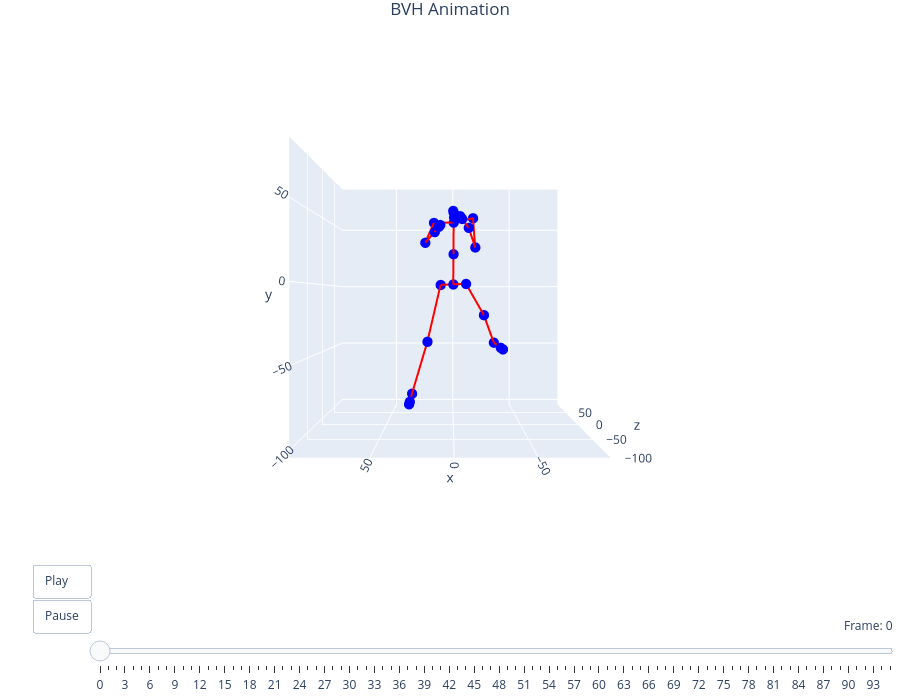

Write notebook code for a chart like this one.
### Code cell
filename = "fighter_001"
viewer = preview_bvh(f'bvh/{filename}.bvh', True, True)

### Figure 1 — Plotly figure (JSON) as saved in the notebook; plotly's stock layout.template omitted (floating-point values rounded to 4 significant figures)
{"data": [{"hoverinfo": "text", "marker": {"color": "blue", "size": 6}, "mode": "markers", "showlegend": false, "text": ["mixamorig:Hips", "mixamorig:Spine", "mixamorig:Spine2", "mixamorig:Neck", "mixamorig:Head", "mixamorig:Head_end", "mixamorig:LeftShoulder", "mixamorig:LeftArm", "mixamorig:LeftForeArm", "mixamorig:LeftHand", "mixamorig:LeftHand_end", "mixamorig:RightShoulder", "mixamorig:RightArm", "mixamorig:RightForeArm", "mixamorig:RightHand", "mixamorig:RightHand_end", "mixamorig:LeftUpLeg", "mixamorig:LeftLeg", "mixamorig:LeftFoot", "mixamorig:LeftToeBase", "mixamorig:LeftToeBase_end", "mixamorig:RightUpLeg", "mixamorig:RightLeg", "mixamorig:RightFoot", "mixamorig:RightToeBase", "mixamorig:RightToeBase_end"], "type": "scatter3d", "x": [0.05438, -0.02828, -0.1109, -0.3071, 0.009972, 0.2561, 13.84, 19.73, 12.83, 9.944, 9.08, -14.21, -15.25, -10.02, -5.525, -4.177, 9.537, 19.18, 30.85, 32.16, 32.55, -9.428, -23.38, -33.44, -38.54, -40.07], "y": [0.2479, 22.23, 44.21, 47.67, 51.19, 52.25, 43.0, 28.56, 34.63, 38.14, 39.2, 48.13, 25.78, 37.21, 42.64, 44.27, -0.1261, -42.15, -81.33, -86.21, -87.68, 0.622, -23.0, -46.61, -50.24, -51.33], "z": [0.1256, -9.726, -19.58, -21.11, -21.87, -21.84, -27.76, -33.24, -46.8, -48.15, -48.56, -12.61, -27.34, -49.5, -54.1, -55.47, 0.8787, -6.055, -0.1617, -7.37, -9.532, -0.6274, 11.53, 47.84, 39.95, 37.58]}, {"hoverinfo": "none", "line": {"color": "red", "width": 4}, "mode": "lines", "showlegend": false, "type": "scatter3d", "x": [-0.02828, 0.05438, null, -0.1109, -0.02828, null, -0.3071, -0.1109, null, 0.009972, -0.3071, null, 0.2561, 0.009972, null, 13.84, -0.1109, null, 19.73, 13.84, null, 12.83, 19.73, null, 9.944, 12.83, null, 9.08, 9.944, null, -14.21, -0.1109, null, -15.25, -14.21, null, -10.02, -15.25, null, -5.525, -10.02, null, -4.177, -5.525, null, 9.537, 0.05438, null, 19.18, 9.537, null, 30.85, 19.18, null, 32.16, 30.85, null, 32.55, 32.16, null, -9.428, 0.05438, null, -23.38, -9.428, null, -33.44, -23.38, null, -38.54, -33.44, null, -40.07, -38.54, null], "y": [22.23, 0.2479, null, 44.21, 22.23, null, 47.67, 44.21, null, 51.19, 47.67, null, 52.25, 51.19, null, 43.0, 44.21, null, 28.56, 43.0, null, 34.63, 28.56, null, 38.14, 34.63, null, 39.2, 38.14, null, 48.13, 44.21, null, 25.78, 48.13, null, 37.21, 25.78, null, 42.64, 37.21, null, 44.27, 42.64, null, -0.1261, 0.2479, null, -42.15, -0.1261, null, -81.33, -42.15, null, -86.21, -81.33, null, -87.68, -86.21, null, 0.622, 0.2479, null, -23.0, 0.622, null, -46.61, -23.0, null, -50.24, -46.61, null, -51.33, -50.24, null], "z": [-9.726, 0.1256, null, -19.58, -9.726, null, -21.11, -19.58, null, -21.87, -21.11, null, -21.84, -21.87, null, -27.76, -19.58, null, -33.24, -27.76, null, -46.8, -33.24, null, -48.15, -46.8, null, -48.56, -48.15, null, -12.61, -19.58, null, -27.34, -12.61, null, -49.5, -27.34, null, -54.1, -49.5, null, -55.47, -54.1, null, 0.8787, 0.1256, null, -6.055, 0.8787, null, -0.1617, -6.055, null, -7.37, -0.1617, null, -9.532, -7.37, null, -0.6274, 0.1256, null, 11.53, -0.6274, null, 47.84, 11.53, null, 39.95, 47.84, null, 37.58, 39.95, null]}], "layout": {"height": 700, "margin": {"b": 0, "l": 0, "r": 0, "t": 30}, "scene": {"aspectmode": "cube", "camera": {"center": {"x": 0, "y": 0, "z": 0}, "eye": {"x": 0, "y": 0, "z": -2.5}, "up": {"x": 0, "y": 1, "z": 0}}, "xaxis": {"range": [-92.83, 97.82]}, "yaxis": {"range": [-104.5, 86.11]}, "zaxis": {"range": [-100.2, 90.42]}}, "sliders": [{"active": 0, "currentvalue": {"prefix": "Frame: ", "visible": true, "xanchor": "right"}, "len": 0.9, "pad": {"b": 10, "t": 50}, "steps": [{"args": [["frame_0"], {"frame": {"duration": 0, "redraw": true}, "mode": "immediate"}], "label": "0", "method": "animate"}, {"args": [["frame_1"], {"frame": {"duration": 0, "redraw": true}, "mode": "immediate"}], "label": "1", "method": "animate"}, {"args": [["frame_2"], {"frame": {"duration": 0, "redraw": true}, "mode": "immediate"}], "label": "2", "method": "animate"}, {"args": [["frame_3"], {"frame": {"duration": 0, "redraw": true}, "mode": "immediate"}], "label": "3", "method": "animate"}, {"args": [["frame_4"], {"frame": {"duration": 0, "redraw": true}, "mode": "immediate"}], "label": "4", "method": "animate"}, {"args": [["frame_5"], {"frame": {"duration": 0, "redraw": true}, "mode": "immediate"}], "label": "5", "method": "animate"}, {"args": [["frame_6"], {"frame": {"duration": 0, "redraw": true}, "mode": "immediate"}], "label": "6", "method": "animate"}, {"args": [["frame_7"], {"frame": {"duration": 0, "redraw": true}, "mode": "immediate"}], "label": "7", "method": "animate"}, {"args": [["frame_8"], {"frame": {"duration": 0, "redraw": true}, "mode": "immediate"}], "label": "8", "method": "animate"}, {"args": [["frame_9"], {"frame": {"duration": 0, "redraw": true}, "mode": "immediate"}], "label": "9", "method": "animate"}, {"args": [["frame_10"], {"frame": {"duration": 0, "redraw": true}, "mode": "immediate"}], "label": "10", "method": "animate"}, {"args": [["frame_11"], {"frame": {"duration": 0, "redraw": true}, "mode": "immediate"}], "label": "11", "method": "animate"}, {"args": [["frame_12"], {"frame": {"duration": 0, "redraw": true}, "mode": "immediate"}], "label": "12", "method": "animate"}, {"args": [["frame_13"], {"frame": {"duration": 0, "redraw": true}, "mode": "immediate"}], "label": "13", "method": "animate"}, {"args": [["frame_14"], {"frame": {"duration": 0, "redraw": true}, "mode": "immediate"}], "label": "14", "method": "animate"}, {"args": [["frame_15"], {"frame": {"duration": 0, "redraw": true}, "mode": "immediate"}], "label": "15", "method": "animate"}, {"args": [["frame_16"], {"frame": {"duration": 0, "redraw": true}, "mode": "immediate"}], "label": "16", "method": "animate"}, {"args": [["frame_17"], {"frame": {"duration": 0, "redraw": true}, "mode": "immediate"}], "label": "17", "method": "animate"}, {"args": [["frame_18"], {"frame": {"duration": 0, "redraw": true}, "mode": "immediate"}], "label": "18", "method": "animate"}, {"args": [["frame_19"], {"frame": {"duration": 0, "redraw": true}, "mode": "immediate"}], "label": "19", "method": "animate"}, {"args": [["frame_20"], {"frame": {"duration": 0, "redraw": true}, "mode": "immediate"}], "label": "20", "method": "animate"}, {"args": [["frame_21"], {"frame": {"duration": 0, "redraw": true}, "mode": "immediate"}], "label": "21", "method": "animate"}, {"args": [["frame_22"], {"frame": {"duration": 0, "redraw": true}, "mode": "immediate"}], "label": "22", "method": "animate"}, {"args": [["frame_23"], {"frame": {"duration": 0, "redraw": true}, "mode": "immediate"}], "label": "23", "method": "animate"}, {"args": [["frame_24"], {"frame": {"duration": 0, "redraw": true}, "mode": "immediate"}], "label": "24", "method": "animate"}, {"args": [["frame_25"], {"frame": {"duration": 0, "redraw": true}, "mode": "immediate"}], "label": "25", "method": "animate"}, {"args": [["frame_26"], {"frame": {"duration": 0, "redraw": true}, "mode": "immediate"}], "label": "26", "method": "animate"}, {"args": [["frame_27"], {"frame": {"duration": 0, "redraw": true}, "mode": "immediate"}], "label": "27", "method": "animate"}, {"args": [["frame_28"], {"frame": {"duration": 0, "redraw": true}, "mode": "immediate"}], "label": "28", "method": "animate"}, {"args": [["frame_29"], {"frame": {"duration": 0, "redraw": true}, "mode": "immediate"}], "label": "29", "method": "animate"}, {"args": [["frame_30"], {"frame": {"duration": 0, "redraw": true}, "mode": "immediate"}], "label": "30", "method": "animate"}, {"args": [["frame_31"], {"frame": {"duration": 0, "redraw": true}, "mode": "immediate"}], "label": "31", "method": "animate"}, {"args": [["frame_32"], {"frame": {"duration": 0, "redraw": true}, "mode": "immediate"}], "label": "32", "method": "animate"}, {"args": [["frame_33"], {"frame": {"duration": 0, "redraw": true}, "mode": "immediate"}], "label": "33", "method": "animate"}, {"args": [["frame_34"], {"frame": {"duration": 0, "redraw": true}, "mode": "immediate"}], "label": "34", "method": "animate"}, {"args": [["frame_35"], {"frame": {"duration": 0, "redraw": true}, "mode": "immediate"}], "label": "35", "method": "animate"}, {"args": [["frame_36"], {"frame": {"duration": 0, "redraw": true}, "mode": "immediate"}], "label": "36", "method": "animate"}, {"args": [["frame_37"], {"frame": {"duration": 0, "redraw": true}, "mode": "immediate"}], "label": "37", "method": "animate"}, {"args": [["frame_38"], {"frame": {"duration": 0, "redraw": true}, "mode": "immediate"}], "label": "38", "method": "animate"}, {"args": [["frame_39"], {"frame": {"duration": 0, "redraw": true}, "mode": "immediate"}], "label": "39", "method": "animate"}, {"args": [["frame_40"], {"frame": {"duration": 0, "redraw": true}, "mode": "immediate"}], "label": "40", "method": "animate"}, {"args": [["frame_41"], {"frame": {"duration": 0, "redraw": true}, "mode": "immediate"}], "label": "41", "method": "animate"}, {"args": [["frame_42"], {"frame": {"duration": 0, "redraw": true}, "mode": "immediate"}], "label": "42", "method": "animate"}, {"args": [["frame_43"], {"frame": {"duration": 0, "redraw": true}, "mode": "immediate"}], "label": "43", "method": "animate"}, {"args": [["frame_44"], {"frame": {"duration": 0, "redraw": true}, "mode": "immediate"}], "label": "44", "method": "animate"}, {"args": [["frame_45"], {"frame": {"duration": 0, "redraw": true}, "mode": "immediate"}], "label": "45", "method": "animate"}, {"args": [["frame_46"], {"frame": {"duration": 0, "redraw": true}, "mode": "immediate"}], "label": "46", "method": "animate"}, {"args": [["frame_47"], {"frame": {"duration": 0, "redraw": true}, "mode": "immediate"}], "label": "47", "method": "animate"}, {"args": [["frame_48"], {"frame": {"duration": 0, "redraw": true}, "mode": "immediate"}], "label": "48", "method": "animate"}, {"args": [["frame_49"], {"frame": {"duration": 0, "redraw": true}, "mode": "immediate"}], "label": "49", "method": "animate"}, {"args": [["frame_50"], {"frame": {"duration": 0, "redraw": true}, "mode": "immediate"}], "label": "50", "method": "animate"}, {"args": [["frame_51"], {"frame": {"duration": 0, "redraw": true}, "mode": "immediate"}], "label": "51", "method": "animate"}, {"args": [["frame_52"], {"frame": {"duration": 0, "redraw": true}, "mode": "immediate"}], "label": "52", "method": "animate"}, {"args": [["frame_53"], {"frame": {"duration": 0, "redraw": true}, "mode": "immediate"}], "label": "53", "method": "animate"}, {"args": [["frame_54"], {"frame": {"duration": 0, "redraw": true}, "mode": "immediate"}], "label": "54", "method": "animate"}, {"args": [["frame_55"], {"frame": {"duration": 0, "redraw": true}, "mode": "immediate"}], "label": "55", "method": "animate"}, {"args": [["frame_56"], {"frame": {"duration": 0, "redraw": true}, "mode": "immediate"}], "label": "56", "method": "animate"}, {"args": [["frame_57"], {"frame": {"duration": 0, "redraw": true}, "mode": "immediate"}], "label": "57", "method": "animate"}, {"args": [["frame_58"], {"frame": {"duration": 0, "redraw": true}, "mode": "immediate"}], "label": "58", "method": "animate"}, {"args": [["frame_59"], {"frame": {"duration": 0, "redraw": true}, "mode": "immediate"}], "label": "59", "method": "animate"}, {"args": [["frame_60"], {"frame": {"duration": 0, "redraw": true}, "mode": "immediate"}], "label": "60", "method": "animate"}, {"args": [["frame_61"], {"frame": {"duration": 0, "redraw": true}, "mode": "immediate"}], "label": "61", "method": "animate"}, {"args": [["frame_62"], {"frame": {"duration": 0, "redraw": true}, "mode": "immediate"}], "label": "62", "method": "animate"}, {"args": [["frame_63"], {"frame": {"duration": 0, "redraw": true}, "mode": "immediate"}], "label": "63", "method": "animate"}, {"args": [["frame_64"], {"frame": {"duration": 0, "redraw": true}, "mode": "immediate"}], "label": "64", "method": "animate"}, {"args": [["frame_65"], {"frame": {"duration": 0, "redraw": true}, "mode": "immediate"}], "label": "65", "method": "animate"}, {"args": [["frame_66"], {"frame": {"duration": 0, "redraw": true}, "mode": "immediate"}], "label": "66", "method": "animate"}, {"args": [["frame_67"], {"frame": {"duration": 0, "redraw": true}, "mode": "immediate"}], "label": "67", "method": "animate"}, {"args": [["frame_68"], {"frame": {"duration": 0, "redraw": true}, "mode": "immediate"}], "label": "68", "method": "animate"}, {"args": [["frame_69"], {"frame": {"duration": 0, "redraw": true}, "mode": "immediate"}], "label": "69", "method": "animate"}, {"args": [["frame_70"], {"frame": {"duration": 0, "redraw": true}, "mode": "immediate"}], "label": "70", "method": "animate"}, {"args": [["frame_71"], {"frame": {"duration": 0, "redraw": true}, "mode": "immediate"}], "label": "71", "method": "animate"}, {"args": [["frame_72"], {"frame": {"duration": 0, "redraw": true}, "mode": "immediate"}], "label": "72", "method": "animate"}, {"args": [["frame_73"], {"frame": {"duration": 0, "redraw": true}, "mode": "immediate"}], "label": "73", "method": "animate"}, {"args": [["frame_74"], {"frame": {"duration": 0, "redraw": true}, "mode": "immediate"}], "label": "74", "method": "animate"}, {"args": [["frame_75"], {"frame": {"duration": 0, "redraw": true}, "mode": "immediate"}], "label": "75", "method": "animate"}, {"args": [["frame_76"], {"frame": {"duration": 0, "redraw": true}, "mode": "immediate"}], "label": "76", "method": "animate"}, {"args": [["frame_77"], {"frame": {"duration": 0, "redraw": true}, "mode": "immediate"}], "label": "77", "method": "animate"}, {"args": [["frame_78"], {"frame": {"duration": 0, "redraw": true}, "mode": "immediate"}], "label": "78", "method": "animate"}, {"args": [["frame_79"], {"frame": {"duration": 0, "redraw": true}, "mode": "immediate"}], "label": "79", "method": "animate"}, {"args": [["frame_80"], {"frame": {"duration": 0, "redraw": true}, "mode": "immediate"}], "label": "80", "method": "animate"}, {"args": [["frame_81"], {"frame": {"duration": 0, "redraw": true}, "mode": "immediate"}], "label": "81", "method": "animate"}, {"args": [["frame_82"], {"frame": {"duration": 0, "redraw": true}, "mode": "immediate"}], "label": "82", "method": "animate"}, {"args": [["frame_83"], {"frame": {"duration": 0, "redraw": true}, "mode": "immediate"}], "label": "83", "method": "animate"}, {"args": [["frame_84"], {"frame": {"duration": 0, "redraw": true}, "mode": "immediate"}], "label": "84", "method": "animate"}, {"args": [["frame_85"], {"frame": {"duration": 0, "redraw": true}, "mode": "immediate"}], "label": "85", "method": "animate"}, {"args": [["frame_86"], {"frame": {"duration": 0, "redraw": true}, "mode": "immediate"}], "label": "86", "method": "animate"}, {"args": [["frame_87"], {"frame": {"duration": 0, "redraw": true}, "mode": "immediate"}], "label": "87", "method": "animate"}, {"args": [["frame_88"], {"frame": {"duration": 0, "redraw": true}, "mode": "immediate"}], "label": "88", "method": "animate"}, {"args": [["frame_89"], {"frame": {"duration": 0, "redraw": true}, "mode": "immediate"}], "label": "89", "method": "animate"}, {"args": [["frame_90"], {"frame": {"duration": 0, "redraw": true}, "mode": "immediate"}], "label": "90", "method": "animate"}, {"args": [["frame_91"], {"frame": {"duration": 0, "redraw": true}, "mode": "immediate"}], "label": "91", "method": "animate"}, {"args": [["frame_92"], {"frame": {"duration": 0, "redraw": true}, "mode": "immediate"}], "label": "92", "method": "animate"}, {"args": [["frame_93"], {"frame": {"duration": 0, "redraw": true}, "mode": "immediate"}], "label": "93", "method": "animate"}, {"args": [["frame_94"], {"frame": {"duration": 0, "redraw": true}, "mode": "immediate"}], "label": "94", "method": "animate"}, {"args": [["frame_95"], {"frame": {"duration": 0, "redraw": true}, "mode": "immediate"}], "label": "95", "method": "animate"}], "x": 0.1, "xanchor": "left", "y": 0, "yanchor": "top"}], "title": {"text": "BVH Animation", "x": 0.5, "xanchor": "center"}, "updatemenus": [{"buttons": [{"args": [null, {"frame": {"duration": 83, "redraw": true}, "fromcurrent": true, "mode": "immediate"}], "label": "Play", "method": "animate"}, {"args": [[null], {"frame": {"duration": 0, "redraw": false}, "mode": "immediate"}], "label": "Pause", "method": "animate"}], "showactive": false, "type": "buttons", "x": 0.1, "xanchor": "right", "y": 0, "yanchor": "top"}]}}
